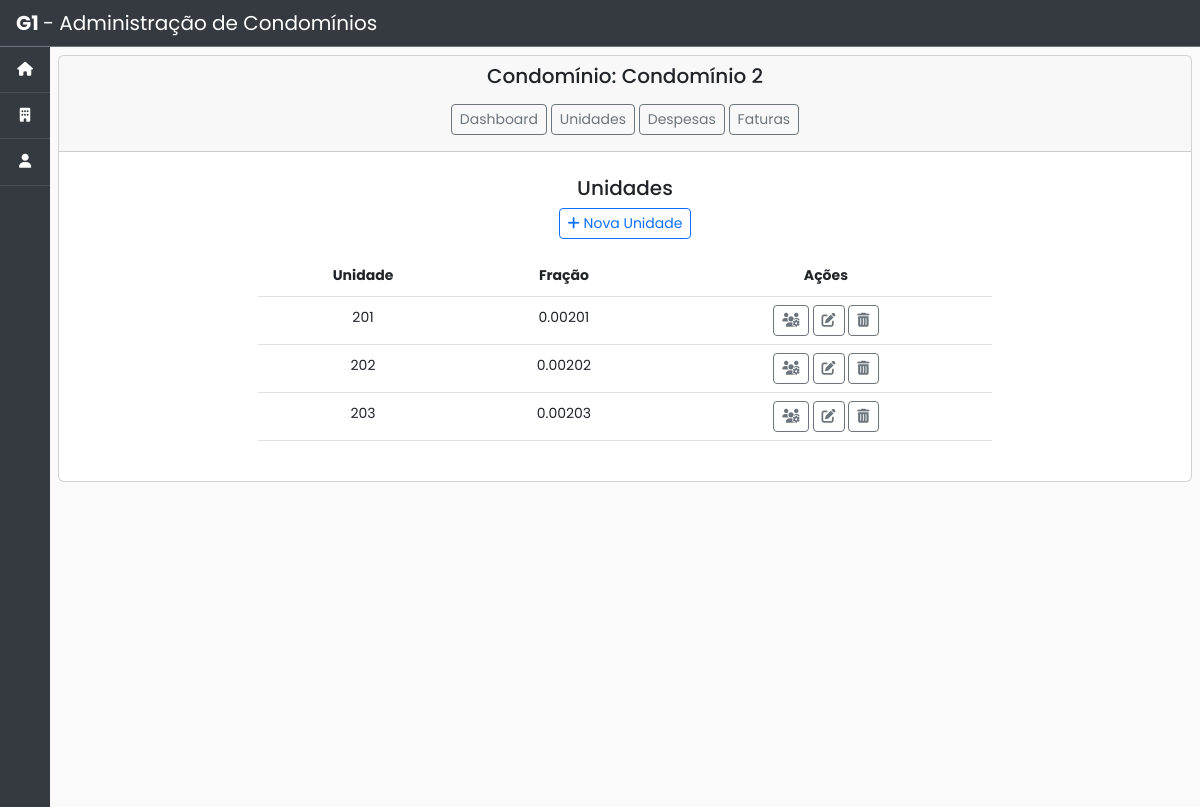
Before: /condominios/unidade_list/2/ with the older database file.
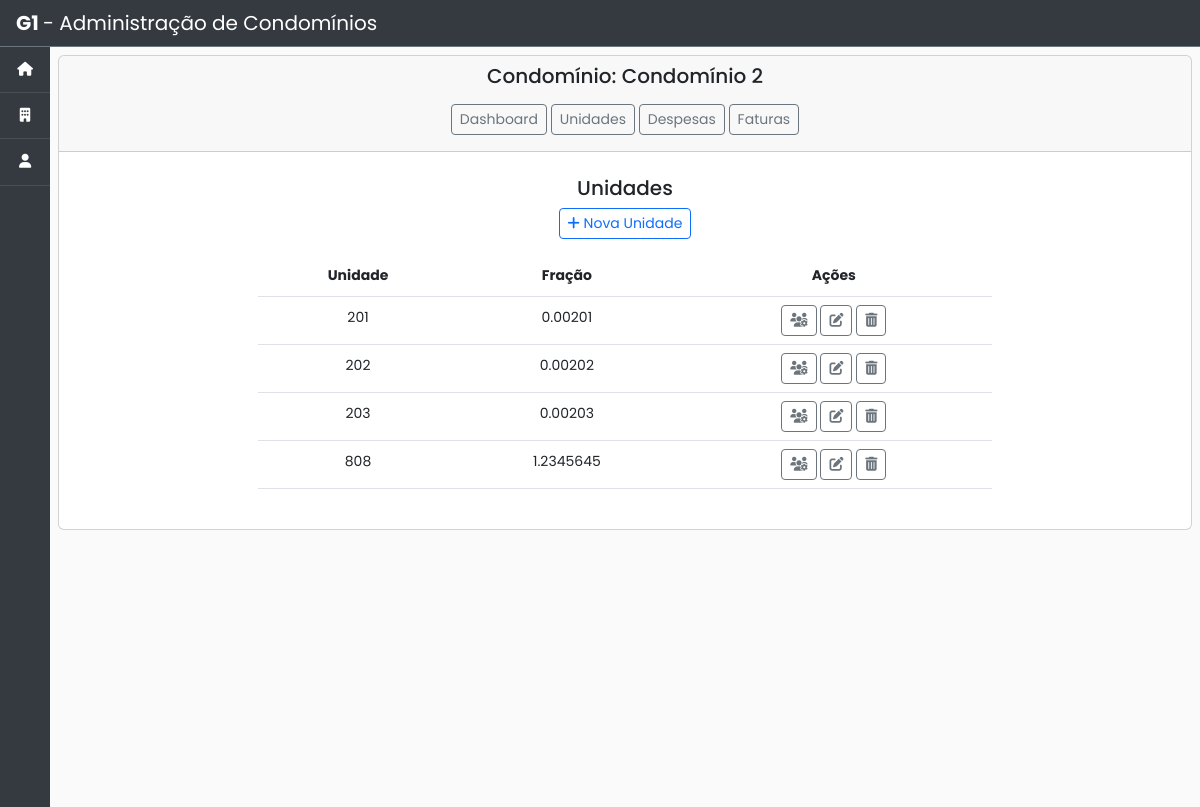
After: the same page with the newer database file.
### condominio/models.py (models this page shows)
class Unidade(models.Model):
    nome = models.CharField(max_length=200)
    fracao = models.CharField('fração', max_length=20)
    condominio = models.ForeignKey(Condominio, on_delete=models.CASCADE, related_name='unidades')  # noqa

### condominio/views.py (the view)
# urls.py: path('unidade_list/<int:condominio_id>/', views.unidade_list, name='unidade_list'),  # noqa
def unidade_list(request, condominio_id):
    condominio = Condominio.objects.get(id=condominio_id)
    unidade = Unidade.objects.order_by("nome").filter(condominio_id=condominio_id)  # noqa
    return render(request, 'condominio/unidade_list.html', {'unidade': unidade, 'condominio': condominio})  # noqa

### condominio/templates/condominio/unidade_list.html (shortened to what this page needs)
{% extends 'base.html' %}
{% block content %}
  <div class="card">
    <div class="card-header text-center">
      <h5><span>Condomínio: {{ condominio.nome }} </span></h5>
      <div class="col-8 m-auto pt-2 pb-2 text-center">
        <a href="{% url 'condominio:gestao' condominio_id=condominio.id %}" class="btn btn-outline-secondary btn-sm">Dashboard</a>
        <a href="{% url 'condominio:unidade_list' condominio.id %}" class="btn btn-outline-secondary btn-sm">Unidades</a>
        <a href="" class="btn btn-outline-secondary btn-sm">Despesas</a>
        <a href="" class="btn btn-outline-secondary btn-sm">Faturas</a>
      </div>
    </div>
    <div class="card-body">
      <div class="col-8 m-auto pt-2 pb-2 text-center" >
        <h5>Unidades</h5>
        <a href="{% url 'condominio:unidade_create' condominio_id=condominio.id %}" class="btn btn-outline-primary btn-sm"> <span class="fas fa-plus"></span> Nova Unidade</a>
      </div>
      <div class="col-8 m-auto pt-2 pb-2 text-center">
        <table class="table">
          <thead class="thead-dark">
            <tr style="text-align: center">
              <th scope="col">Unidade</th>
              <th scope="col">Fração</th>
              <th scope="col">Ações</th>
            </tr>
          </thead>
          <tbody>
            {% for unidade in unidade %}
            <tr style="text-align: center">
              <td>{{unidade.nome}}</td>
              <td>{{unidade.fracao}}</td>
              <td>
                <a href=" {% url 'condominio:pessoa_unidade_list' unidade.id %}" class="btn btn-outline-secondary btn-sm" data-bs-toggle="tooltip" data-bs-placement="top" title="Vincular pessoa"><i class="fas fa-users-cog"></i></a>
                <a href=" {% url 'condominio:unidade_update' unidade.id %}" class="btn btn-outline-secondary btn-sm" data-bs-toggle="tooltip" data-bs-placement="top" title="Editar"><i class="fas fa-edit"></i></a>
                <a href=" {% url 'condominio:unidade_confirm_delete' unidade.id %}" class="btn btn-outline-secondary btn-sm" data-bs-toggle="tooltip" data-bs-placement="top" title="Remover"> <i class="fas fa-trash-alt"></i></a>
              </td>
            </tr>
            {% endfor %}
          </tbody>
        </table>
      </div>
    </div>
  </div>
{% endblock %}

Changed rows visible on the page:
added Unidade: nome "808", fracao "1.2345645"
